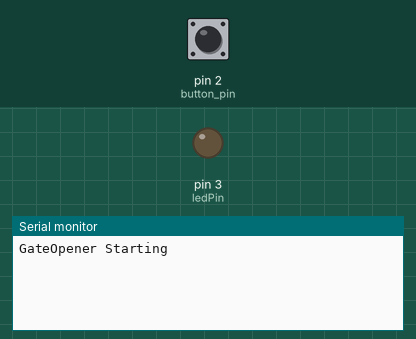
Simulated run of this program. Board: Arduino Nano, built with avr-gcc and run on an emulated ATmega328P. Parts: output pins drawn as LEDs (lit = HIGH), the last lines printed to the serial monitor. Inputs (shaded band) come from the test bench; at power-on: pin 2 (button_pin) HIGH. No radio packets arrive unless stated.

Above: at 1.2 s.
1.3 s: pin 2 (button_pin) pulled LOW for 0.15 s
At 1.8 s:
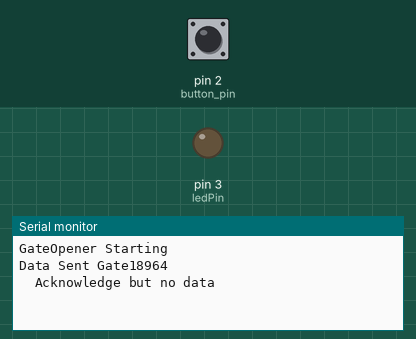
2.9 s: pin 2 (button_pin) driven LOW
At 3.08 s:
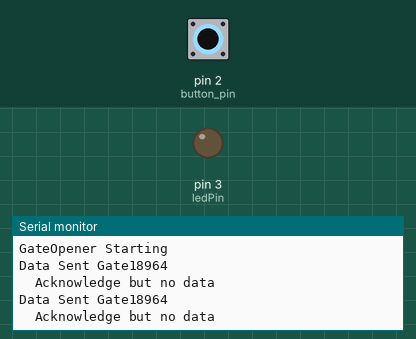

The program:

main.cpp
```cpp
//-----
// SimpleTxAckPayload - the master or the transmitter

#include <SPI.h>
#include <nRF24L01.h>
#include <RF24.h>

#define CE_PIN   9
#define CSN_PIN 10

const byte slaveAddress[5] = {'R','x','A','A','A'};

RF24 radio(CE_PIN, CSN_PIN); // Create a Radio

char dataToSend[11] = "Gate18964";
int ackData[1] = {-1}; // to hold the two values coming from the slave
bool newData = false;
int button_pin = 2;
int ledPin = 3;
//===============

void setup() {
    Serial.begin(9600);
    Serial.println("GateOpener Starting");
    pinMode(button_pin, INPUT_PULLUP);
    pinMode(ledPin, OUTPUT);
    radio.begin();
    radio.setDataRate( RF24_250KBPS );
    radio.enableAckPayload();
    radio.setRetries(5,5); // delay, count
    radio.openWritingPipe(slaveAddress);
}


//================

void send() {

    bool rslt;
    rslt = radio.write( &dataToSend, sizeof(dataToSend) );
        // Always use sizeof() as it gives the size as the number of bytes.
        // For example if dataToSend was an int sizeof() would correctly return 2

    Serial.print("Data Sent ");
    Serial.println(dataToSend);
    if (rslt) {
        if ( radio.isAckPayloadAvailable() ) {
            int payloadsize = radio.getDynamicPayloadSize();
            radio.read(&ackData, sizeof(ackData));
            newData = true;
            //Serial.println("PayloadSize: " + String(payloadsize));
        }
        else {
            Serial.println("  Acknowledge but no data ");
        }
    }
    else {
        Serial.println("  Tx failed");
    }
    radio.flush_rx();
    delay(200);
 }

//=================

void showData() {
    if (newData == true) {
        Serial.print("  Acknowledge data ");
        Serial.print(ackData[0]);
        Serial.println();
        newData = false;

      digitalWrite(ledPin, HIGH);
      delay(1000);
      digitalWrite(ledPin, LOW);
    }
}

void loop() {

  int button_value = digitalRead(button_pin);

  delay(10);
  if (button_value == LOW) {
    const char text[] = "Button Pressed";
    send();

  }
  showData();
}
```

Measured:
- after the input at 1.3 s, the serial monitor: prints a new line at once (image 1)
